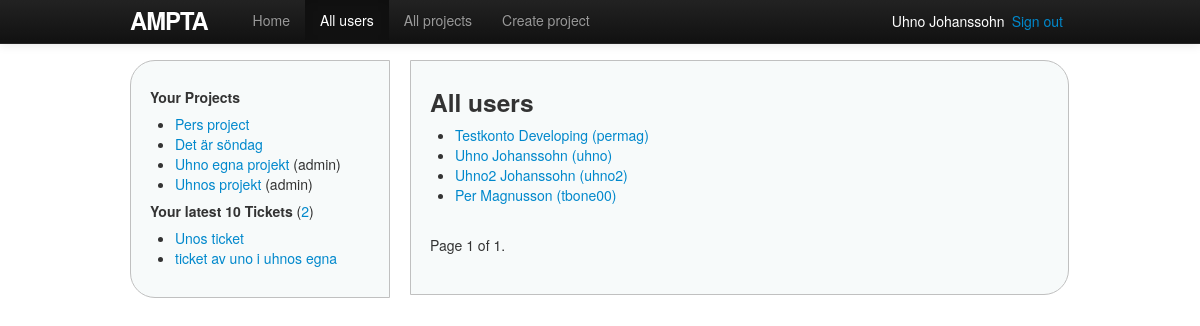
The page /users/ (signed in) on the database its author committed.
### ampta/models.py (models this page shows, shortened)
class Project(models.Model):
    name = models.CharField(max_length=30)
    description = models.TextField()
    start_date = models.DateField()
    end_date = models.DateField()
    users = models.ManyToManyField(User, related_name='projects', blank=True)
    owner = models.ForeignKey(User, related_name='projects_owned_by_user')
    date_added = models.DateTimeField()
    date_updated = models.DateTimeField()
    def owned_by_user(self, user):
        return self.owner == user

class Ticket(models.Model):
    name = models.CharField(max_length=30)
    description = models.TextField()
    start_date = models.DateField();
    end_date = models.DateField();
    status = models.ForeignKey(Status, related_name='tickets')
    project = models.ForeignKey(Project, related_name='tickets')
    owner = models.ForeignKey(User, related_name='tickets')
    date_added = models.DateTimeField()
    date_updated = models.DateTimeField()

### ampta/views/views.py (the view)
# urls.py: url(r'^users/$', 'user_index', name='users'),
@login_required(login_url='/login')
def user_index(request):
    sort_letter = request.GET.get('s')
    if sort_letter:
        users = (User.objects.filter(last_name__startswith=sort_letter)
                             .order_by('last_name', 'first_name'))
    else:
        users = get_list_or_404(User.objects.order_by('last_name', 'first_name'))
    page = request.GET.get('p')
    paginator = Paginator(users, 20)  # nr objects/page
    try:
        users = paginator.page(page)
    except PageNotAnInteger:
        users = paginator.page(1)
    except EmptyPage:
        users = paginator.page(paginator.num_pages)
    return render(request, 'users/index.html',
                 {'users': users, 'all_users_active': True})

### ampta/templatetags/custom_filters.py (called while the page is built)
@register.filter(name='user_projects')  # "name", if other name than function
def user_projects(user):
    projects = user.projects.order_by('-date_added')
    return projects

@register.filter
def project_owned_by_user(project, user):
    return project.owned_by_user(user)

### ampta/templates/users/index.html (shortened to what this page needs)
{% extends 'shared/base.html' %}
{% block content %}
<h3>All users</h3>
<ul>
{% for u in users %}
	<li><a href="{% url user u.id %}">{{ u.get_full_name }} ({{ u.username }})</a></li>
{% endfor %}
</ul>
<div class="pagination">
    <span class="step-links">
        <span class="current">
            Page {{ users.number }} of {{ users.paginator.num_pages }}.
        </span>
    </span>
</div>
{% endblock %}

### ampta/templates/shared/base.html (shortened to what this page needs)
<!DOCTYPE html>
<html>
	<head>
		{% block styles %}
			<link rel="stylesheet" href="http://code.jquery.com/ui/1.10.1/themes/base/jquery-ui.css" />
			<link rel="stylesheet" type="text/css" href="{{ STATIC_URL }}styles/bootstrap.min.css">
			<link rel="stylesheet" type="text/css" href="{{ STATIC_URL }}styles/site.css">
		{% endblock %}
	</head>
	<body>
	{% block body %}
		<div class="container">
		<header>
			<nav class="navbar navbar-inverse navbar-fixed-top">
				<div class="navbar-inner">
					<div class="container">
						<a href="{% url home %}" id="logo" class="brand">Ampta</a>
						<div class="nav-collapse collapse">
							<ul class="nav">
								<li {% if home_active %}class="active"{% endif %}>
									<a href="{% url home %}">Home</a>
								</li>
								<li {% if all_users_active %}class="active"{% endif %}>
									<a href="{% url users %}">All users</a>
								</li>
								<li {% if projects_active %}class="active"{% endif %}>
									<a href="{% url projects %}">All projects</a>
								</li>
								<li {% if create_projects_active %}class="active"{% endif %}>
									<a href="{% url new_project %}">Create project</a>
								</li>
							</ul>
						</div>
						<span class="sign_out pull-right"><a href="{% url logout %}">Sign out</a></span>
						<span class="active_user pull-right">
							<a href="{% url user user.id %}">{{ user.get_full_name }}</a>
						</span>
					</div>
				</div>
			</nav>
		</header>
		<div class="sidenav pull-left">
			{% include 'shared/_sidenav_projects_tickets.html' %}
		</div>
		<div class="main pull-left">
			{% block content %}{% endblock %}
		</div>
		</div>
	{% endblock body %}
	</body>
</html>

### ampta/templates/shared/_sidenav_projects_tickets.html (shortened to what this page needs)
{% load custom_filters %}
<h5>Your Projects</h5>
<ul>
{% with projects=user|user_projects %}
{% for p in projects %}
	<li>
		<a href="{% url project p.id %}">{{ p.name }}</a>
		{% if p|project_owned_by_user:user %}(admin){% endif %}
	</li>
{% endfor%}
{% endwith %}
</ul>
<h5>Your latest 10 Tickets
	<span class="countTickets">(<a href="{% url tickets %}">{{ user.tickets.count }}</a>)</span>
</h5>
<ul>
{% for t in user.tickets.all|dictsortreversed:"date_added"|slice:"10" %}
	<li><a href="{% url project_ticket t.project.id t.id %}">{{ t.name }}</a></li>
{% endfor %}
</ul>

### ampta/static/styles/site.css (style rules this page uses)
html { overflow-y: scroll; }
body { padding-top: 60px; padding-bottom: 15px; }
h1, h2, h3, h4, h5, h6 { line-height: 1; }
#logo { float: left; margin-right: 10px; font-size: 1.7em; color: #fff; text-transform: uppercase; letter-spacing: -1px; padding-top: 9px; font-weight: bold; line-height: 1; }
.active_user, .sign_out { display: block; margin-top: 11px; margin-right: 7px; color: white; }
.active_user a { color: white; }
.sidenav { width: 220px; margin-right: 20px; padding: 9px; border: 1px solid #c0c0c0; background: #f7fafa; padding: 19px; border-radius: 25px 0 0 25px; -moz-border-radius: 25px 0 0 25px; }
.main { padding: 9px; width: 619px; border: 1px solid #c0c0c0; background: #f7fafa; padding: 19px; border-radius: 0 25px 25px 0; -moz-border-radius: 0 25px 25px 0; }
.countTickets { font-weight: normal; text-decoration: italic; }
.pagination { display: block; float: left; clear: both; }

### rows shown on the page
Project: name "Pers project"
Project: name "Det är söndag"
Project: name "Uhno egna projekt", shows "(admin)"
Project: name "Uhnos projekt", shows "(admin)"
Ticket: name "Unos ticket"
Ticket: name "ticket av uno i uhnos egna"

### other values the page prints
{{ user.get_full_name }} "Uhno Johanssohn"
{{ user.tickets.count }} "2"
{{ u.get_full_name }} "Testkonto Developing"
{{ u.username }} "permag"
{{ u.get_full_name }} "Uhno Johanssohn"
{{ u.username }} "uhno"
{{ u.get_full_name }} "Uhno2 Johanssohn"
{{ u.username }} "uhno2"
{{ u.get_full_name }} "Per Magnusson"
{{ u.username }} "tbone00"
{{ users.number }} "1"
{{ users.paginator.num_pages }} "1"
